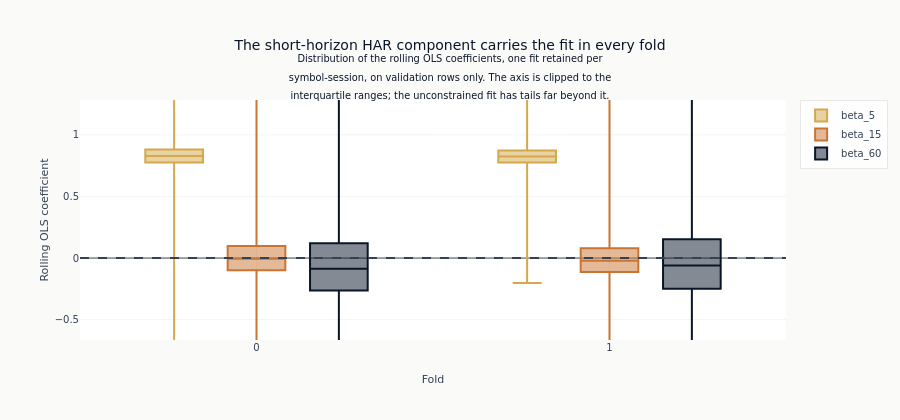

Here is the notebook cell this chart was saved with:
### Code cell
fig = go.Figure()
_component_colors = {
    "beta_5": COLORS["amber"],
    "beta_15": COLORS["copper"],
    "beta_60": COLORS["blue"],
}
for component, color in _component_colors.items():
    part = beta_long.filter(pl.col("component") == component)
    fig.add_trace(
        go.Box(
            x=part["fold"],
            y=part["coefficient"],
            name=component,
            marker_color=color,
            boxpoints=False,
        )
    )
fig.add_hline(y=0, line_dash="dash", line_color=COLORS["neutral"])
# The rolling OLS is unconstrained on a variance, so a handful of the 25,673 fits run to three
# figures and a single whisker sets a y-range of roughly [-250, 1500] - on which all six boxes
# collapse onto the zero line and the figure shows nothing. The axis is clipped to the quartiles
# it is about, with the padding taken from the data rather than typed, and the subtitle says so.
_q_low = beta_summary["q25"].min()
_q_high = beta_summary["q75"].max()
_pad = 0.35 * (_q_high - _q_low)
fig.update_layout(
    title=(
        "The short-horizon HAR component carries the fit in every fold"
        "<br><sup>Distribution of the rolling OLS coefficients, one fit retained per"
        "<br>symbol-session, on validation rows only. The axis is clipped to the"
        "<br>interquartile ranges; the unconstrained fit has tails far beyond it.</sup>"
    ),
    xaxis_title="Fold",
    yaxis_title="Rolling OLS coefficient",
    yaxis_range=[_q_low - _pad, _q_high + _pad],
    boxmode="group",
    height=420,
)
fig.show()

### Figure 1 — Plotly figure (JSON) as saved in the notebook; plotly's stock layout.template omitted (floating-point values rounded to 4 significant figures; data arrays with more than 128 entries replaced by an {"elided": "..."} marker saying what was removed)
{"data": [{"boxpoints": false, "marker": {"color": "#D4A84B"}, "name": "beta_5", "type": "box", "x": {"elided": "25673 int values"}, "y": {"elided": "25673 float values"}}, {"boxpoints": false, "marker": {"color": "#C87533"}, "name": "beta_15", "type": "box", "x": {"elided": "25673 int values"}, "y": {"elided": "25673 float values"}}, {"boxpoints": false, "marker": {"color": "#0a1628"}, "name": "beta_60", "type": "box", "x": {"elided": "25673 int values"}, "y": {"elided": "25673 float values"}}], "layout": {"boxmode": "group", "height": 420, "shapes": [{"line": {"color": "#334155", "dash": "dash"}, "type": "line", "x0": 0, "x1": 1, "xref": "x domain", "y0": 0, "y1": 0, "yref": "y"}], "title": {"text": "The short-horizon HAR component carries the fit in every fold<br><sup>Distribution of the rolling OLS coefficients, one fit retained per<br>symbol-session, on validation rows only. The axis is clipped to the<br>interquartile ranges; the unconstrained fit has tails far beyond it.</sup>"}, "xaxis": {"title": {"text": "Fold"}}, "yaxis": {"range": [-0.665, 1.283], "title": {"text": "Rolling OLS coefficient"}}}}
